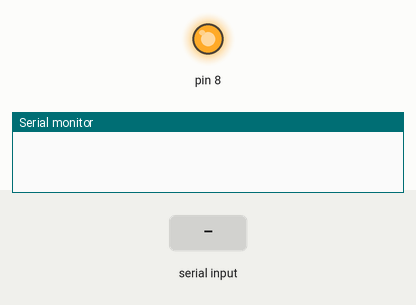
A sketch run on a simulated Arduino Uno, built with avr-gcc and run on an emulated ATmega328P. On the bench: output pins drawn as LEDs (lit = HIGH), the last lines printed to the serial monitor. The test bench sets the inputs (shaded band). Pins used as bus, display or sensor lines are not drawn.

Above: at 1.2 s.
1.3 s: "light on\n" received over Serial
At 3.5 s:
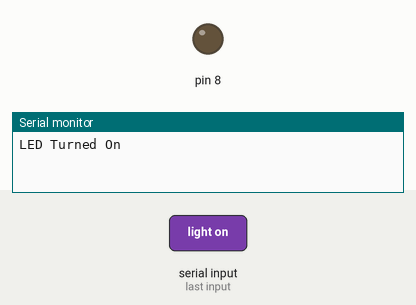
3.8 s: "light off\n" received over Serial
At 5.6 s:
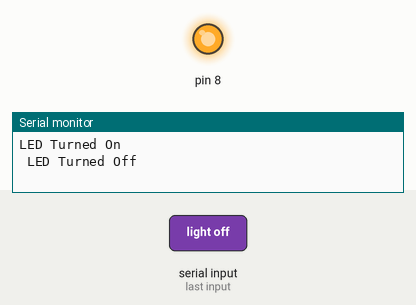
Timing chart, 0 to 7.1 s (numbered marks = the images above; inputs shaded):
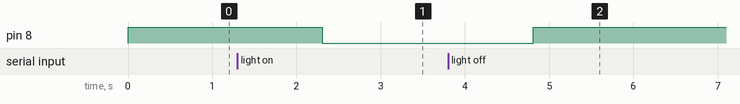

The sketch:

WirelessControll.ino
```cpp
String message = "";

void setup() {
  Serial.begin(9600);
  pinMode(1, OUTPUT);  // D1 = TX
  pinMode(8, OUTPUT);
  digitalWrite(1, HIGH);
  digitalWrite(8, HIGH);
}
void loop() {
  if (Serial.available()) {
    message = Serial.readStringUntil("\n");
    message.trim();
    // Serial.println(message);

    if (message.equalsIgnoreCase("light on")) {
      digitalWrite(8, LOW);
      Serial.println("LED Turned On");
    } else if (message.equalsIgnoreCase("light off")) {
      digitalWrite(8, HIGH);
      Serial.println(" LED Turned Off");
    }

  }
}
```

Measured:
- after the input at 1.3 s, pin 8: HIGH → LOW after 1.0 s
- after the input at 3.8 s, pin 8: LOW → HIGH after 1.0 s
